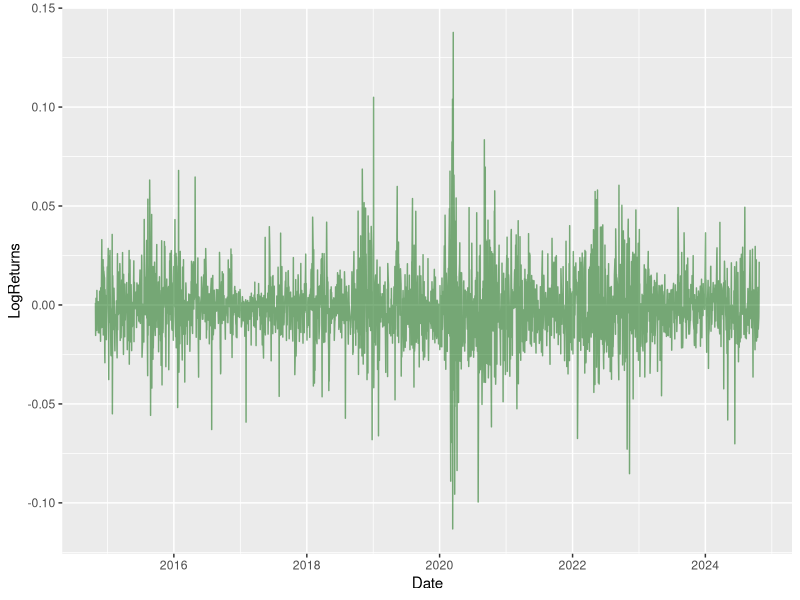
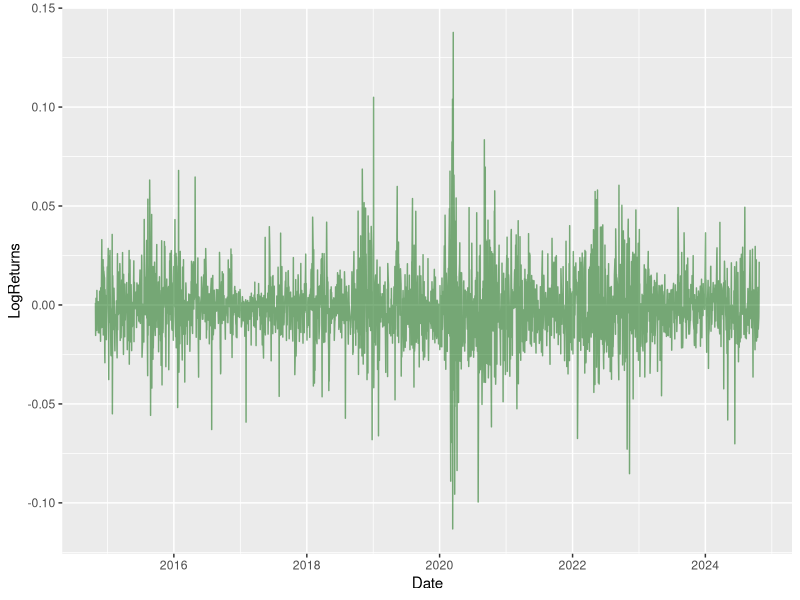
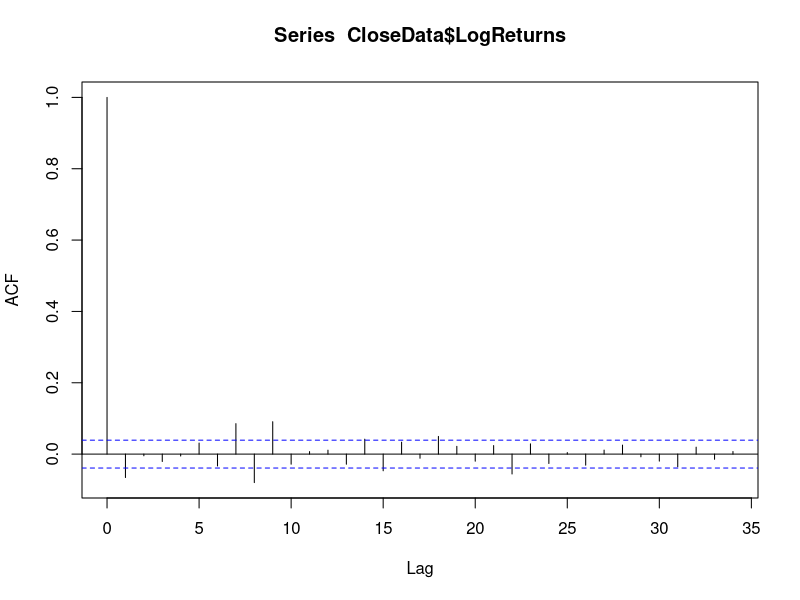
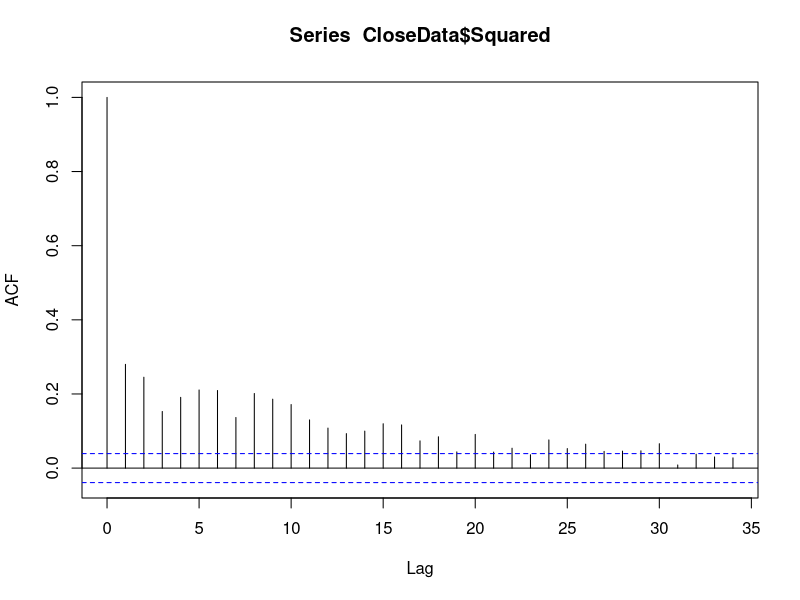
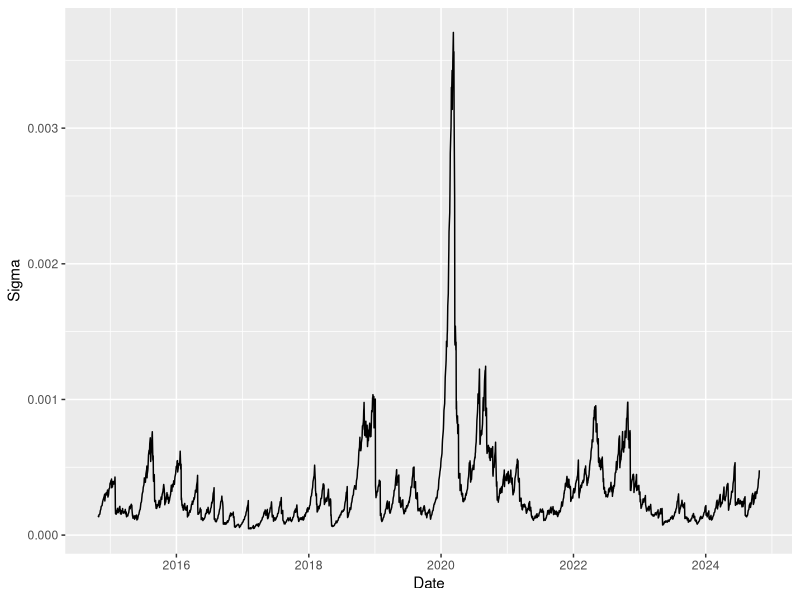
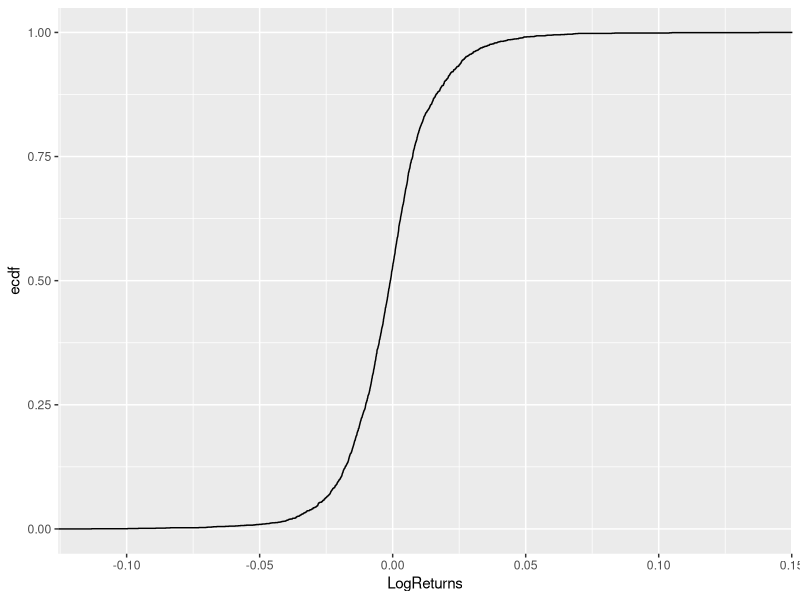

Write the R code that produced these figures, in order.
# Importing the Data 
# Plotting the time series of Log-Returns
# 

library(ggplot2)
library(readr)
library(tidyverse)

setwd("~/Desktop/Statistik_AG/Blatt1")

# Apple Daten einlesen
AppleData <- read_csv("AppleData.csv", 
    col_types = cols(Date = col_date(format = "%m/%d/%Y"), 
    `Close/Last` = col_number(), 
    Volume = col_number(), 
    Open = col_number(), High = col_number(), 
    Low = col_number()))

# Closing Prices extrahieren
CloseData <- subset(AppleData, select = c("Date", "Close/Last"))

# LogReturns ausrechnen und in DataFrame einfügen
logreturns_vec <- diff(log(as.vector(CloseData$"Close/Last")))
n <- length(logreturns_vec)
# Hierfür letztes Datum entfernen
CloseData <- CloseData[1:n,]
CloseData$LogReturns <- logreturns_vec
View(CloseData)
# CloseData wegwerfen
CloseData$`Close/Last` <- NULL
View(CloseData)

# Time Series plotten
Close_TS_Plot <- ggplot(CloseData, aes(x = Date, y = LogReturns)) +
  geom_line(color = "darkgreen", alpha = 0.5)
ggsave(Close_TS_Plot,
       filename = "A_Close_TS.pdf",
       device = "pdf")
print(Close_TS_Plot)

# Squared LogReturns 
CloseData$Squared <- NA
CloseData$Squared <- CloseData$LogReturns**2

# Autokorrelation
pdf(file = "A_Aut_LogReturns.pdf",   # The directory you want to save the file in
    width = 4, # The width of the plot in inches
    height = 4)
acf(CloseData$LogReturns)
dev.off()

pdf(file = "A_Aut_Squared_LogReturns.pdf",   # The directory you want to save the file in
    width = 4, # The width of the plot in inches
    height = 4)
acf(CloseData$Squared)
dev.off()

# RiskMetrics Model & Plot
CloseData$Sigma <- NA
CloseData$Sigma[1] <- CloseData$LogReturns[1]**2
for (i in (2:n)){
  CloseData$Sigma[i] = 0.94 * (CloseData$Sigma[i-1]) + (1-0.94) * CloseData$LogReturns[i]**2
}
View(CloseData)


Volatility_Plot <- ggplot(CloseData, aes(x = Date, y = Sigma)) +
  geom_line()
ggsave(Volatility_Plot,
       filename = "A_Volatility.pdf",
       device = "pdf")

# Jetzt können wir die Werte einfach ausrechnen
VaR1 <- AppleData$`Close/Last`[n] * qnorm(0.95) * sqrt(CloseData$Sigma[n])
VaR1_Prozent <- qnorm(0.95) * sqrt(CloseData$Sigma[n])
## (hier kommt es drauf an ob wir den alpha-%-VaR suchen oder den von R_t)
ES1 <- (CloseData$Sigma[n] * dnorm(qnorm(0.95))) / (1-0.95)

# Erstmal die Empirische Verteilungsfunktion plotten
Empirische_F_Plot <-  ggplot(CloseData, aes(LogReturns)) + stat_ecdf(geom = "step")
ggsave(Empirische_F_Plot,
       filename = "A_Empirische_F.pdf",
       device = "pdf")

Fn <- ecdf(CloseData$LogReturns)
summary(Fn)
Var2 <- quantile(CloseData$LogReturns, 0.95)
# ?? hier bin ich mir jetzt unsicher mit den VZ und wie man weiter rechnet




